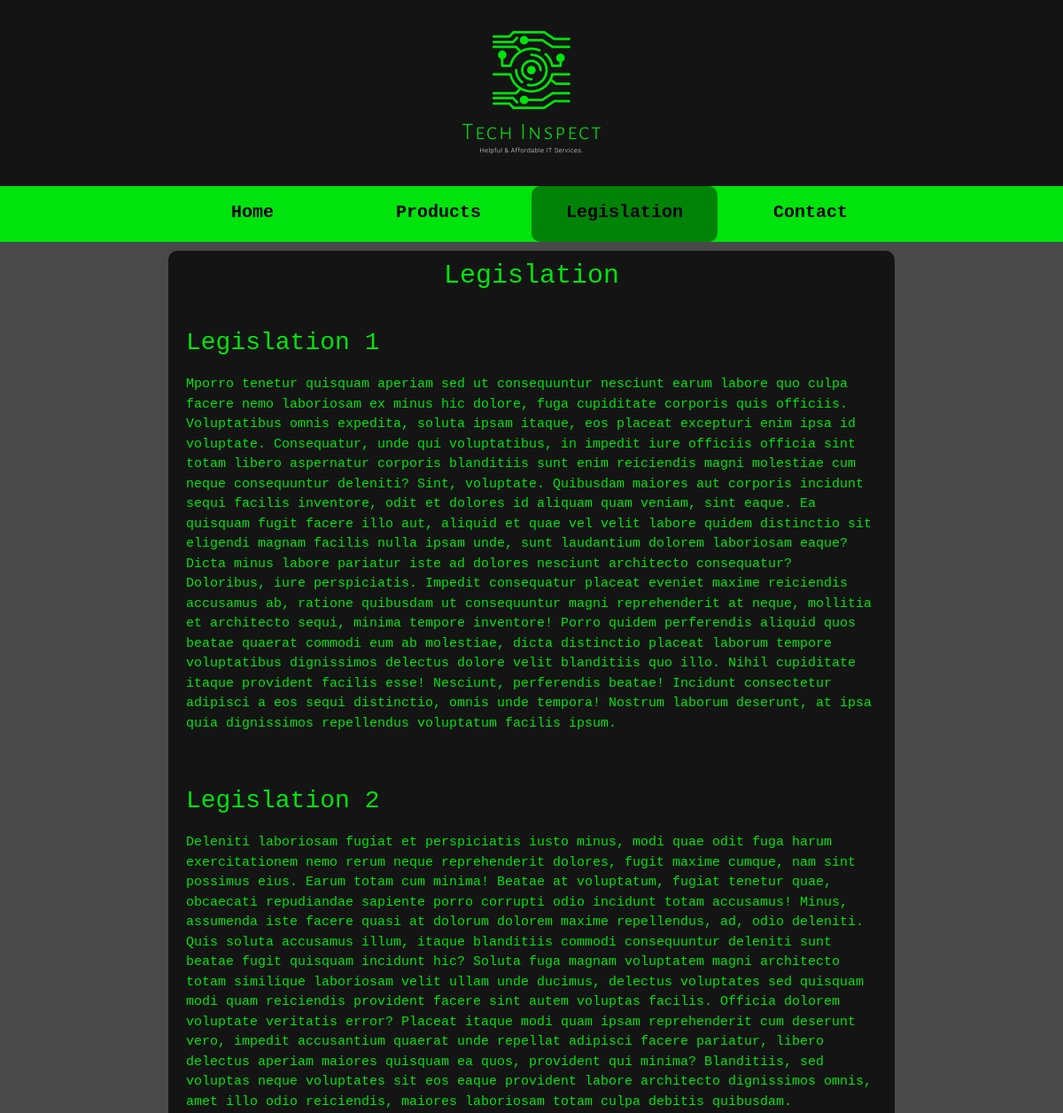
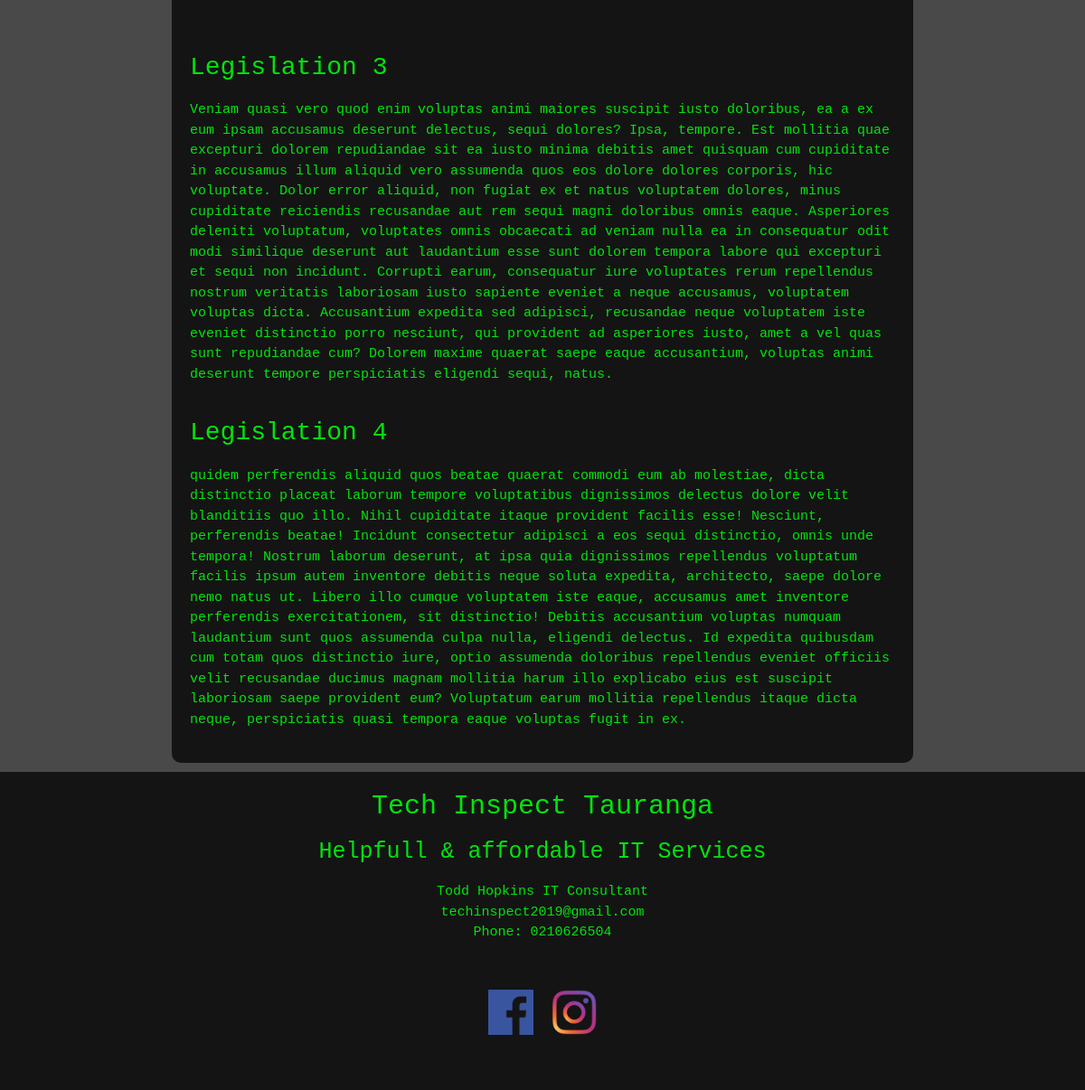
Screenshot of /pages/legislation with the database file from the repository (2 pictures, top to bottom).
### tables this page shows
CREATE TABLE Content (
  IDN varchar(10) ,
  Properties TEXT,
  Something VARCHAR(20),
  PRIMARY KEY (IDN)
	
);

### app/controllers/Pages.php (called while the page is built, shortened)
<?php
    class Pages extends Controller {
      public function __construct() {
        $this->_page = $this->model('_content');
      }
      public function legislation(){
       $title = $this->_page->title();
       $paragraph = $this->_page->paragraph();
       $image = $this->_page->image();
       $data = [
         'title' => $title,
         'paragraph' => $paragraph,
         'image' => $image
       ];
        $this->view('pages/template_legislation', $data);
      }
    }

### app/libraries/Core.php (called while the page is built, shortened)
<?php
    class Core {
        protected $currentMethod = 'index';
        public function __construct() {
            $url = $this->getURL();
            if(file_exists('../app/controllers/' . ucwords($url[0]) . '.php')) {
                unset($url[0]);
            }
            $this->currentController = new $this->currentController;
            if(isset($url[1])) {
                if(method_exists($this->currentController, $url[1])) {
                    $this->currentMethod = $url[1];
                    unset($url[1]);
                }
            }
            $this->params = $url ? array_values($url) : [null];
            call_user_func_array([$this->currentController, $this->currentMethod], $this->params);
        }
        public function getURL() {
            if(isset($_GET['url'])) {
                $url = rtrim($_GET['url'], '/');
                $url = filter_var($url, FILTER_SANITIZE_URL);
                $url = explode('/', $url);
                return $url;
            }
        }
    }
?>

### public/index.php (called while the page is built, shortened)
<?php
    $init = new Core();
?>

### app/libraries/Database.php (called while the page is built, shortened)
<?php
    class Database {
        private $host = DBHOST;
        private $user = DBUSER;
        private $pass = DBPASS;
        private $dbname = DBNAME;
        private $dbh;
        private $stmt;
        public function __construct() {
            $dsn = "mysql:host=".$this->host.";dbname=".$this->dbname;
            $options = [
                PDO::ATTR_PERSISTENT => true,
                PDO::ATTR_ERRMODE => PDO::ERRMODE_EXCEPTION
            ];
            try {
                $this->dbh = new PDO($dsn, $this->user, $this->pass, $options);
            } catch (PDOException $e) {
                $this->error = $e->getMessage();
                echo $this->error;
            }
        }
        public function query($sql) {
            $this->stmt = $this->dbh->prepare($sql);
        }
        public function execute() {
            return $this->stmt->execute();
        }
        public function resultSet() {
            $this->execute();
            return  $this->stmt->fetchAll(PDO::FETCH_ASSOC);
        }
    }
?>

### app/models/_content.php (called while the page is built, shortened)
<?php
class _content{
    private $db;
    public function __construct() {
        $this->db = new Database;
    }
    public function title() {
        $this->db->query('SELECT * FROM Content ');
        return $this->db->resultSet();
    }
    public function paragraph() {
        $this->db->query('SELECT * FROM Content ');
        return $this->db->resultSet();
    }
    public function image(){
        $this->db->query('SELECT * FROM Images');
        return $this->db->resultSet();
    }
}

### app/views/pages/template_legislation.php (the view, shortened to what this page needs)
<?php include(APPROOT . "/views/includes/header.php"); ?>
<section>
    <div class="container1">
      <div class="content1">
        <div class="box1">
          <h1><?php echo $data['title'][35]['Properties']; ?></h1><br>
            <h3><?php echo $data['title'][21]['Properties']; ?></h3>
              <p><?php echo $data['paragraph'][22]['Properties']; ?></p>
            <br>
            <h3><?php echo $data['title'][23]['Properties']; ?></h3>
              <p><?php echo $data['paragraph'][24]['Properties']; ?></p>
            <br>
            <h3><?php echo $data['title'][25]['Properties']; ?></h3>
              <p><?php echo $data['paragraph'][26]['Properties']; ?></p>
            <h3><?php echo $data['title'][27]['Properties']; ?></h3>
          <p><?php echo $data['paragraph'][28]['Properties']; ?></p>
        </div>
      </div>
    </div>
  </section>
<?php include(APPROOT . "/views/includes/footer.php"); ?>

### public/css/style2.css (style rules this page uses)
* { padding:0; margin:0; }
:root { --MainContainerWidth: 70%; --BoxColour:#141414; --TechGreen: #00e40d; --TechBlack:#141414; }
body { font-family: 'Courier New', Courier, monospace; font-size: 15px; line-height: 1.5; padding: 0; margin: 0 ; }
h1 { font-size:30px; color: var(--TechGreen); text-align: center; padding:10px; font-weight: normal; }
p { color: var(--TechGreen); padding: 20px; }
h3 { text-align: left; padding:0; padding-left:20px; color: var(--TechGreen); margin:0; }
.container1 { background-color: rgb(73, 73, 73); color: black; width:100%; }
.content1 { display:grid; grid-template-areas: 'box1'; grid-gap: 10px; width: var(--MainContainerWidth); margin:0 auto; padding-top:10px; padding-left:10px; padding-right:10px; }
.content1 .box1 { margin-bottom: 10px; }
.box1 { grid-area: box1; background-color:var(--BoxColour); border-radius: 10px; text-align: center; }
.box1 p { text-align: left; }
* { box-sizing:border-box }

### rows the page displays
content: Properties "Legislation"
content: Properties "Legislation 1"
content: Properties "Mporro tenetur quisquam aperiam sed ut consequuntur nesciunt earum labore quo culpa facere nemo laboriosam ex minus hic dolore, fuga cupiditate corporis quis officiis. Voluptatibus omnis expedita, soluta ipsam itaque, eos placeat excepturi enim ipsa id voluptate. Consequatur, unde qui voluptatibus, in impedit iure officiis officia sint totam libero aspernatur corporis blanditiis sunt enim reiciendis magni molestiae cum neque consequuntur deleniti? Sint, voluptate. Quibusdam maiores aut corporis incidunt sequi facilis inventore, odit et dolores id aliquam quam veniam, sint eaque. Ea quisquam fugit facere illo aut, aliquid et quae vel velit labore quidem distinctio sit eligendi magnam facilis…"
content: Properties "Legislation 2"
content: Properties "Deleniti laboriosam fugiat et perspiciatis iusto minus, modi quae odit fuga harum exercitationem nemo rerum neque reprehenderit dolores, fugit maxime cumque, nam sint possimus eius. Earum totam cum minima! Beatae at voluptatum, fugiat tenetur quae, obcaecati repudiandae sapiente porro corrupti odio incidunt totam accusamus! Minus, assumenda iste facere quasi at dolorum dolorem maxime repellendus, ad, odio deleniti. Quis soluta accusamus illum, itaque blanditiis commodi consequuntur deleniti sunt beatae fugit quisquam incidunt hic? Soluta fuga magnam voluptatem magni architecto totam similique laboriosam velit ullam unde ducimus, delectus voluptates sed quisquam modi quam reiciendis…"
content: Properties "Legislation 3"
content: Properties "Veniam quasi vero quod enim voluptas animi maiores suscipit iusto doloribus, ea a ex eum ipsam accusamus deserunt delectus, sequi dolores? Ipsa, tempore. Est mollitia quae excepturi dolorem repudiandae sit ea iusto minima debitis amet quisquam cum cupiditate in accusamus illum aliquid vero assumenda quos eos dolore dolores corporis, hic voluptate. Dolor error aliquid, non fugiat ex et natus voluptatem dolores, minus cupiditate reiciendis recusandae aut rem sequi magni doloribus omnis eaque. Asperiores deleniti voluptatum, voluptates omnis obcaecati ad veniam nulla ea in consequatur odit modi similique deserunt aut laudantium esse sunt dolorem tempora labore qui excepturi et sequi non…"
content: Properties "Legislation 4"
content: Properties "quidem perferendis aliquid quos beatae quaerat commodi eum ab molestiae, dicta distinctio placeat laborum tempore voluptatibus dignissimos delectus dolore velit blanditiis quo illo. Nihil cupiditate itaque provident facilis esse! Nesciunt, perferendis beatae! Incidunt consectetur adipisci a eos sequi distinctio, omnis unde tempora! Nostrum laborum deserunt, at ipsa quia dignissimos repellendus voluptatum facilis ipsum autem inventore debitis neque soluta expedita, architecto, saepe dolore nemo natus ut. Libero illo cumque voluptatem iste eaque, accusamus amet inventore perferendis exercitationem, sit distinctio! Debitis accusantium voluptas numquam laudantium sunt quos assumenda culpa…"
